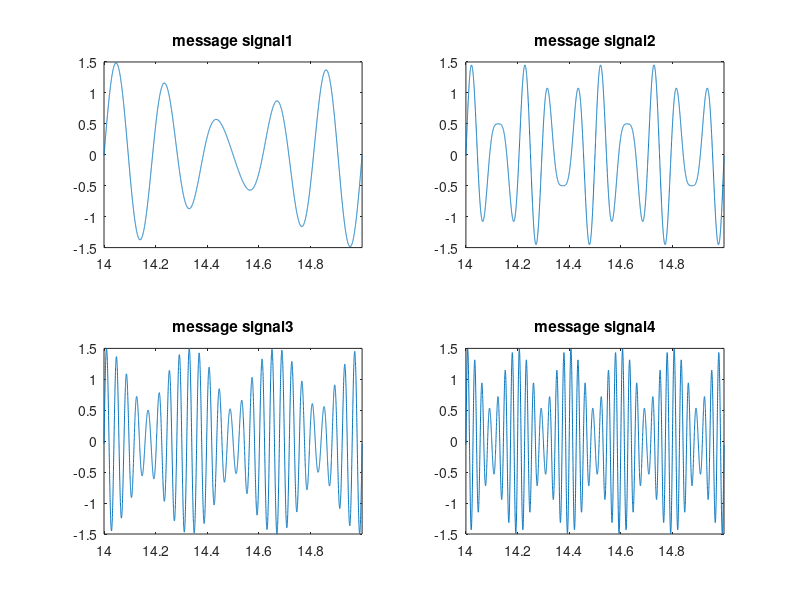
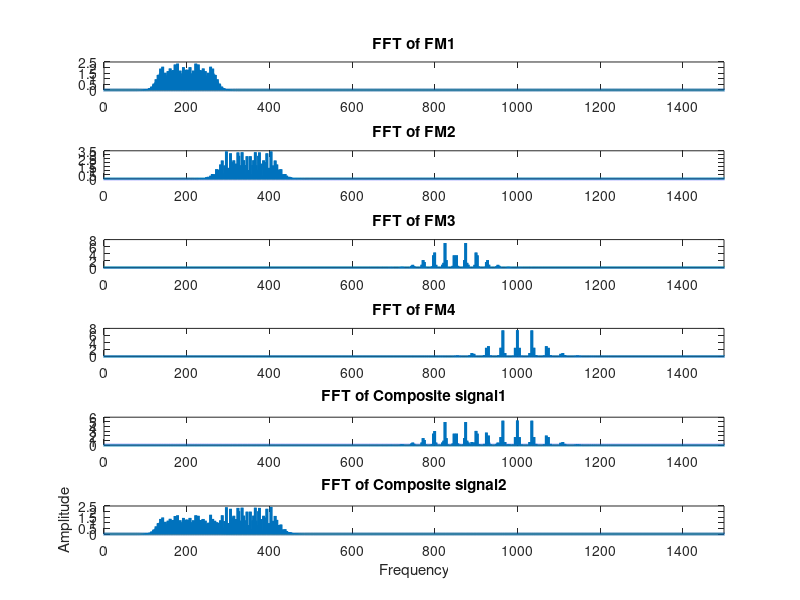
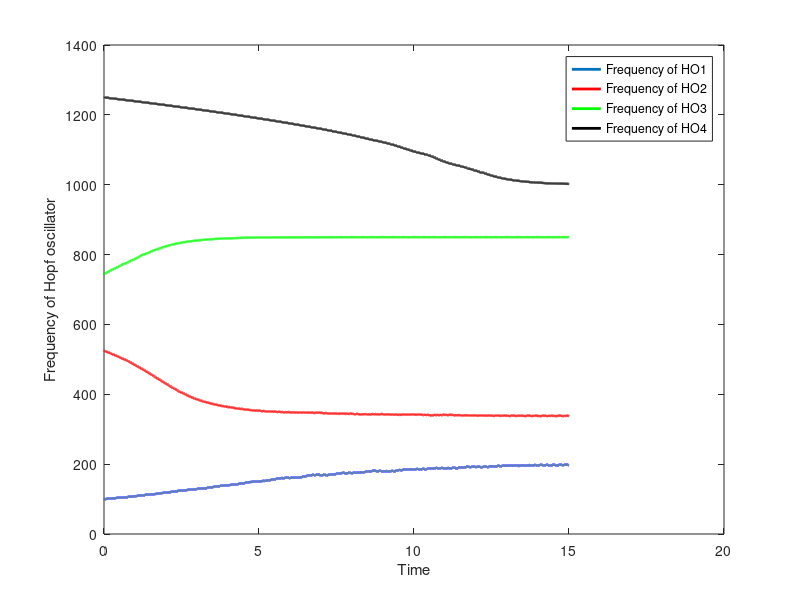
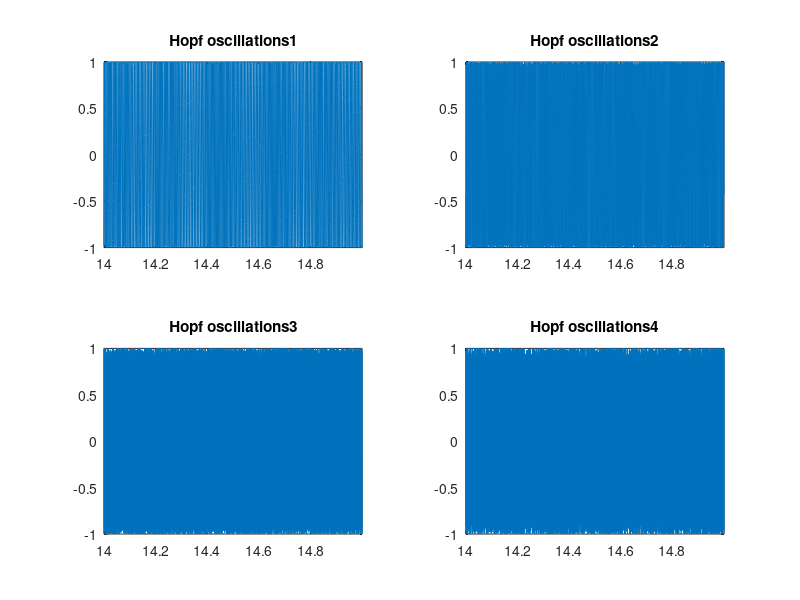

MATLAB code to generate these figures, in order:
% This code implements an oscillatory autoencoder model that accepts a 4
% dimensional simulated input and compressess to 2 dimensional signal and
% tries to reconstrcut back the original signal.
clc
clear all
close all
%% Signal generation
Fs=6000; Ts=1/Fs; 
t0 = 15;                           % signal duration
ts = Ts;                            % sampling interval
fc1 = 200;                        	% carrier frequency
fc2 = 350;
fc3 = 850;
fc4 = 1000;
clc

kf = 50;                         	% modulation index
fs = 1/ts;                       	% sampling frequency
t = [0:ts:t0-ts];                   	% time vector
df = 0.25;                          % required frequency resolution
carrier_sig1 = sin(2*pi*fc1*t);       % carrier signal
carrier_sig2 = sin(2*pi*fc2*t);
carrier_sig3 = sin(2*pi*fc3*t);
carrier_sig4 = sin(2*pi*fc4*t);
% msg = [1*ones(1,t0/(3*ts)),-2*ones(1,t0/(3*ts)),zeros(1,t0/(3*ts)+1)];
msg1=sin(2*pi*5*t)+0.5*sin(2*pi*6*t);
msg2=sin(2*pi*10*t)+0.5*sin(2*pi*14*t);
msg3=sin(2*pi*25*t)+0.5*sin(2*pi*28*t);
msg4=sin(2*pi*35*t)+0.5*sin(2*pi*40*t);
% figure;subplot(2,1,1); plot(msg1); title('Message signal1')
% subplot(2,1,2); plot(msg2); title('Message signal2')
%% FM Modulation
int_msg(1) = 0;
fm_phase_dot1=0; fm_phase_dot2=0; fm_phase_dot3=0; fm_phase_dot4=0;
fm_phase1 = fm_phase_dot1*Ts; fm_phase2 = fm_phase_dot2*Ts; fm_phase3 = fm_phase_dot3*Ts; fm_phase4 = fm_phase_dot4*Ts;
for ii = 2 : length(t)-1                  	
    fm_phase_dot1(ii) = 2*pi*fc1 + 2*pi*kf*msg1(ii); 
    fm_phase_dot2(ii) = 2*pi*fc2 + 2*pi*kf*msg2(ii);
    fm_phase_dot3(ii) = 2*pi*fc3 + 2*pi*kf*msg3(ii);
    fm_phase_dot4(ii) = 2*pi*fc4 + 2*pi*kf*msg4(ii);
    fm_phase1(ii)=fm_phase1(ii-1) + fm_phase_dot1(ii)*Ts;
    fm_phase2(ii)=fm_phase2(ii-1) + fm_phase_dot2(ii)*Ts;
    fm_phase3(ii)=fm_phase3(ii-1) + fm_phase_dot3(ii)*Ts;
    fm_phase4(ii)=fm_phase4(ii-1) + fm_phase_dot4(ii)*Ts;
end
fm_sig1=sin(fm_phase1);   % modulated signal
fm_sig2=sin(fm_phase2);   % modulated signal
fm_sig3=sin(fm_phase3);   % modulated signal
fm_sig4=sin(fm_phase4);   % modulated signal
fm_sig1(end+1)=fm_sig1(end); fm_sig2(end+1)=fm_sig2(end); fm_sig3(end+1)=fm_sig3(end); fm_sig4(end+1)=fm_sig4(end);

tstart=6000;
figure; subplot(2,2,1);plot(t(end-tstart:end),msg1(end-tstart:end));xlim([t(end-tstart) t(end)]); title('message signal1')
subplot(2,2,2);plot(t(end-tstart:end),msg2(end-tstart:end));xlim([t(end-tstart) t(end)]); title('message signal2')
subplot(2,2,3);plot(t(end-tstart:end),msg3(end-tstart:end));xlim([t(end-tstart) t(end)]); title('message signal3')
subplot(2,2,4);plot(t(end-tstart:end),msg4(end-tstart:end));xlim([t(end-tstart) t(end)]); title('message signal4')
%% MUX usking k nodes
X=[fm_sig1' fm_sig2' fm_sig3' fm_sig4'];
PI1d = X';
[N K] = size(PI1d); %N --> Dimension    K---> # of samples

%MUX using PCA
[v,lamda]=pca(X);
wt = v(:,1:2); %extract first two pcs

%MUX using network of PCA subspace learning (if using this comment above analytical PCA)
%load saved wts (comment the below line if lahn is getting trained using the foldiak_linear_fn)
% load('lahn_wts_saved_2')
% wt = T';

%train lahn (uncomment the below lines to train lahn)
% PI1d=removemean(PI1d);
% alphaa = 0.000001/K;
% betaa = 0.000001/K; 
% output_neuron_nmbr = 2;
% maxiter = 2000000;
% [T,InfoTransferRatio] = foldiak_linear_fn(PI1d, alphaa, betaa, output_neuron_nmbr, maxiter);

%wt(:,1)=wt(:,1)/norm(wt(:,1));wt(:,2)=wt(:,2)/norm(wt(:,2));
MUX(:,1) = wt(:,1)'*X'; MUX(:,2) = wt(:,2)'*X';  MUX1=MUX(:,1);MUX2=MUX(:,2);

%% FFT of the signal
L = length(MUX)*Ts;     % signal duration
t = 0:1/Fs:L-1/Fs; % Time vector
f = -(Fs-1/L)/2:1/L:(Fs-1/L)/2;  % Frequency vector

fft1 = abs((2/Fs)*fft(fm_sig1));
fft2 = abs((2/Fs)*fft(fm_sig2));
fft3 = abs((2/Fs)*fft(fm_sig3));
fft4 = abs((2/Fs)*fft(fm_sig4));
fftMUX1 = abs((2/Fs)*fft(MUX1));
fftMUX2 = abs((2/Fs)*fft(MUX2));

figure
subplot(6,1,1); plot(f,fftshift(fft1),'Linewidth',2);xlim([0 max(f)/2]);title('FFT of FM1')
subplot(6,1,2); plot(f,fftshift(fft2),'Linewidth',2);xlim([0 max(f)/2]);title('FFT of FM2')
subplot(6,1,3); plot(f,fftshift(fft3),'Linewidth',2);xlim([0 max(f)/2]);title('FFT of FM3')
subplot(6,1,4); plot(f,fftshift(fft4),'Linewidth',2);xlim([0 max(f)/2]);title('FFT of FM4')
subplot(6,1,5); plot(f,fftshift(fftMUX1),'Linewidth',2);xlim([0 max(f)/2]);title('FFT of Composite signal1');
subplot(6,1,6); plot(f,fftshift(fftMUX2),'Linewidth',2);xlim([0 max(f)/2]);title('FFT of Composite signal2');
xlabel('Frequency'); ylabel('Amplitude')

%% Demux using Adaptive Hopf dynamics
bf1 = 1*fc1-1*fc1/2;  bf2 = 1*fc2+1*fc2/2; bf3 = 1*fc3-1*fc3/8; bf4 = 1*fc4+1*fc4/4;
omega1 = 2*pi*bf1;  omega2 = 2*pi*bf2; omega3 = 2*pi*bf3;  omega4 = 2*pi*bf4;
r1=1;   r2=1;   r3=1;   r4=1;
phi1=rand;  phi2=rand;  phi3=rand;  phi4=rand;
epsl1 = 0.9;    epsl2 = 0.9;    epsl3 = 0.9;    epsl4 = 0.9;
dt=Ts;
A1=1000; A2=2000; A3=2000; A4=1500;    
% wt_from_MUX_to_Hopf = [1 0;0 1;0 1;1 0]';
% wt_from_MUX_to_Hopf = wt';
wt_from_MUX_to_Hopf = pinv(wt);
MUX_to_Hopf1 = wt_from_MUX_to_Hopf(:,1)'*MUX';MUX_to_Hopf1=MUX_to_Hopf1';
MUX_to_Hopf2 = wt_from_MUX_to_Hopf(:,2)'*MUX';MUX_to_Hopf2=MUX_to_Hopf2';
MUX_to_Hopf3 = wt_from_MUX_to_Hopf(:,3)'*MUX';MUX_to_Hopf3=MUX_to_Hopf3';
MUX_to_Hopf4 = wt_from_MUX_to_Hopf(:,4)'*MUX';MUX_to_Hopf4=MUX_to_Hopf4';
for ii=2:length(MUX)
    rdot1 = r1(ii-1)*(1-r1(ii-1)^2);
    phidot1 = omega1(ii-1) - A1*(epsl1/r1(ii-1))*MUX_to_Hopf1(ii-1)*sin(phi1(ii-1));
    omegadot1 = -A1*epsl1*MUX_to_Hopf1(ii-1)*sin(phi1(ii-1));
    r1(ii) = r1(ii-1)+rdot1*dt;
    phi1(ii) = phi1(ii-1) + phidot1*dt;
    omega1(ii) = omega1(ii-1)+omegadot1*dt;
    
    rdot2 = r2(ii-1)*(1-r2(ii-1)^2);     
    phidot2 = omega2(ii-1) - A2*(epsl2/r2(ii-1))*MUX_to_Hopf2(ii-1)*sin(phi2(ii-1));
    omegadot2 = -A2*epsl2*MUX_to_Hopf2(ii-1)*sin(phi2(ii-1));
    r2(ii) = r2(ii-1)+rdot2*dt;
    phi2(ii) = phi2(ii-1) + phidot2*dt;
    omega2(ii) = omega2(ii-1)+omegadot2*dt;
    
    rdot3 = r3(ii-1)*(1-r3(ii-1)^2);     
    phidot3 = omega3(ii-1) - A3*(epsl3/r3(ii-1))*MUX_to_Hopf3(ii-1)*sin(phi3(ii-1));
    omegadot3 = -A3*epsl3*MUX_to_Hopf3(ii-1)*sin(phi3(ii-1));
    r3(ii) = r3(ii-1)+rdot3*dt;
    phi3(ii) = phi3(ii-1) + phidot3*dt;
    omega3(ii) = omega3(ii-1)+omegadot3*dt;
    
    rdot4 = r4(ii-1)*(1-r4(ii-1)^2);     
    phidot4 = omega4(ii-1) - A4*(epsl4/r4(ii-1))*MUX_to_Hopf4(ii-1)*sin(phi4(ii-1));
    omegadot4 = -A4*epsl4*MUX_to_Hopf4(ii-1)*sin(phi4(ii-1));
    r4(ii) = r4(ii-1)+rdot4*dt;
    phi4(ii) = phi4(ii-1) + phidot4*dt;
    omega4(ii) = omega4(ii-1)+omegadot4*dt;
end
x1=r1.*cos(phi1);   x2=r2.*cos(phi2);   x3=r3.*cos(phi3);   x4=r4.*cos(phi4);
y1=r1.*sin(phi1);   y2=r2.*sin(phi2);   y3=r3.*sin(phi3);   y4=r4.*sin(phi4);
figure; plot(t,omega1/(2*pi),'Linewidth',2);  hold on; xlabel('Time'); ylabel('Frequency of Hopf oscillator')
plot(t,omega2/(2*pi),'r','Linewidth',2);  
plot(t,omega3/(2*pi),'g','Linewidth',2);  
plot(t,omega4/(2*pi),'k','Linewidth',2);  
legend('Frequency of HO1','Frequency of HO2','Frequency of HO3','Frequency of HO4')
%%
figure; subplot(2,2,1);plot(t(end-tstart:end),y1(end-tstart:end));xlim([t(end-tstart) t(end)]); title('Hopf oscillations1')
subplot(2,2,2); plot(t(end-tstart:end),y2(end-tstart:end));xlim([t(end-tstart) t(end)]); title('Hopf oscillations2')
subplot(2,2,3); plot(t(end-tstart:end),y3(end-tstart:end));xlim([t(end-tstart) t(end)]); title('Hopf oscillations3')
subplot(2,2,4); plot(t(end-tstart:end),y4(end-tstart:end));xlim([t(end-tstart) t(end)]); title('Hopf oscillations4')

fft_y1 = abs((2/Fs)*fft(y1));
fft_y2 = abs((2/Fs)*fft(y2));
fft_y3 = abs((2/Fs)*fft(y3));
fft_y4 = abs((2/Fs)*fft(y4));

figure; subplot(6,1,1);plot(f,fftshift(fftMUX1),'Linewidth',2);xlim([0 max(f)/2]);title('FFT of Composite signal1'); 
subplot(6,1,2);plot(f,fftshift(fftMUX2),'Linewidth',2);xlim([0 max(f)/2]);title('FFT of Composite signal2'); 
subplot(6,1,3); plot(f,fftshift(fft_y1));xlim([0 max(f)/2]); title('FFT of HO1') 
subplot(6,1,4);  plot(f,fftshift(fft_y2),'Linewidth',2);xlim([0 max(f)/2]); title('FFT of HO2') 
subplot(6,1,5);  plot(f,fftshift(fft_y3),'Linewidth',2);xlim([0 max(f)/2]); title('FFT of HO3') 
subplot(6,1,6);  plot(f,fftshift(fft_y4),'Linewidth',2);xlim([0 max(f)/2]); title('FFT of HO4') 
xlabel('Frequency'); ylabel('Amplitude')
%% Demodulation using PLL
VCO_out_gain = 1;
VCO_inp_gain = Fs;
LPF_Gain = 1;

LPF_out1 = 0.0*rand;    LPF_out2 = 0.0*rand;    LPF_out3 = 0.0*rand;    LPF_out4 = 0.0*rand;     
VCO_phase_dot1 = 0;     VCO_phase_dot2 = 0; VCO_phase_dot3 = 0;     VCO_phase_dot4 = 0; 
VCO_phase1 = VCO_phase_dot1*Ts; VCO_phase2 = VCO_phase_dot2*Ts; VCO_phase3 = VCO_phase_dot3*Ts; VCO_phase4 = VCO_phase_dot4*Ts;
VCO_out1 = VCO_out_gain*cos(VCO_phase1);    VCO_out2 = VCO_out_gain*cos(VCO_phase2);    VCO_out3 = VCO_out_gain*cos(VCO_phase3);    VCO_out4 = VCO_out_gain*cos(VCO_phase4);

for ii=2:length(t)-1
    VCO_phase_dot1(ii) = 2*pi*fc1 + VCO_inp_gain*LPF_out1(ii-1);
    VCO_phase1(ii) = VCO_phase1(ii-1) + VCO_phase_dot1(ii)*Ts;
    VCO_out1(ii) = VCO_out_gain*cos(VCO_phase1(ii));
    LPF_out1(ii) = LPF_Gain*sin(phi1(ii)-VCO_phase1(ii));
    
    VCO_phase_dot2(ii) = 2*pi*fc2 + VCO_inp_gain*LPF_out2(ii-1);
    VCO_phase2(ii) = VCO_phase2(ii-1) + VCO_phase_dot2(ii)*Ts;
    VCO_out2(ii) = VCO_out_gain*cos(VCO_phase2(ii));
    LPF_out2(ii) = LPF_Gain*sin(phi2(ii)-VCO_phase2(ii));
    
    VCO_phase_dot3(ii) = 2*pi*fc3 + VCO_inp_gain*LPF_out3(ii-1);
    VCO_phase3(ii) = VCO_phase3(ii-1) + VCO_phase_dot3(ii)*Ts;
    VCO_out3(ii) = VCO_out_gain*cos(VCO_phase3(ii));
    LPF_out3(ii) = LPF_Gain*sin(phi3(ii)-VCO_phase3(ii));
    
    VCO_phase_dot4(ii) = 2*pi*fc4 + VCO_inp_gain*LPF_out4(ii-1);
    VCO_phase4(ii) = VCO_phase4(ii-1) + VCO_phase_dot4(ii)*Ts;
    VCO_out4(ii) = VCO_out_gain*cos(VCO_phase4(ii));
    LPF_out4(ii) = LPF_Gain*sin(phi4(ii)-VCO_phase4(ii));
end
LPF_out1(end+1)=LPF_out1(end); LPF_out2(end+1)=LPF_out2(end);   LPF_out3(end+1)=LPF_out3(end); LPF_out4(end+1)=LPF_out4(end);
LPF_out1 = LPF_out1/max(LPF_out1);  LPF_out2 = LPF_out2/max(LPF_out2);  LPF_out3 = LPF_out3/max(LPF_out3);  LPF_out4 = LPF_out4/max(LPF_out4);

%% LPF (low pass filter) out to Leaky Integrator
niter=length(LPF_out1);
wc1=2*pi*6; wc2=2*pi*10;    wc3=2*pi*30; wc4=2*pi*40;
LIF1_HO1(1)=0; LIF2_HO1(1)=0;   
LIF1_HO2(1)=0; LIF2_HO2(1)=0;
LIF1_HO3(1)=0; LIF2_HO3(1)=0;
LIF1_HO4(1)=0; LIF2_HO4(1)=0;
dt=Ts;
for ii=2:niter
    dLIF1_HO1=wc1*(-LIF1_HO1(ii-1)+LPF_out1(ii));
    LIF1_HO1(ii)=LIF1_HO1(ii-1)+dLIF1_HO1*dt;
    dLIF1_HO2=wc2*(-LIF1_HO2(ii-1)+LPF_out2(ii));
    LIF1_HO2(ii)=LIF1_HO2(ii-1)+dLIF1_HO2*dt;
    dLIF1_HO3=wc3*(-LIF1_HO3(ii-1)+LPF_out3(ii));
    LIF1_HO3(ii)=LIF1_HO3(ii-1)+dLIF1_HO3*dt;
    dLIF1_HO4=wc4*(-LIF1_HO4(ii-1)+LPF_out4(ii));
    LIF1_HO4(ii)=LIF1_HO4(ii-1)+dLIF1_HO4*dt;
        
    dLIF2_HO1=wc1*(-LIF2_HO1(ii-1)+LIF1_HO1(ii));
    LIF2_HO1(ii)=LIF2_HO1(ii-1)+dLIF2_HO1*dt;    
    dLIF2_HO2=wc2*(-LIF2_HO2(ii-1)+LIF1_HO2(ii));
    LIF2_HO2(ii)=LIF2_HO2(ii-1)+dLIF2_HO2*dt;    
    dLIF2_HO3=wc3*(-LIF2_HO3(ii-1)+LIF1_HO3(ii));
    LIF2_HO3(ii)=LIF2_HO3(ii-1)+dLIF2_HO3*dt;    
    dLIF2_HO4=wc4*(-LIF2_HO4(ii-1)+LIF1_HO4(ii));
    LIF2_HO4(ii)=LIF2_HO4(ii-1)+dLIF2_HO4*dt;    
end

figure;subplot(2,1,1); plot(t(end-tstart:end),msg1(end-tstart:end),'Linewidth',2);xlim([t(end-tstart) t(end)]);title('Message signal1');
subplot(2,1,2); plot(t(end-tstart:end),LIF2_HO1(end-tstart:end),'Linewidth',2);xlim([t(end-tstart) t(end)]);ylim([min(LIF2_HO1(end-tstart:end))-0.03 max(LIF2_HO1(end-tstart:end))+0.03]);title('Demodulated signal1') 
figure;subplot(2,1,1); plot(t(end-tstart:end),msg2(end-tstart:end),'Linewidth',2);xlim([t(end-tstart) t(end)]);title('Message signal2');
subplot(2,1,2); plot(t(end-tstart:end),LIF2_HO2(end-tstart:end),'Linewidth',2);xlim([t(end-tstart) t(end)]);ylim([min(LIF2_HO2(end-tstart:end))-0.02 max(LIF2_HO2(end-tstart:end))+0.02]);title('Demodulated signal2') 
figure;subplot(2,1,1); plot(t(end-tstart:end),msg3(end-tstart:end),'Linewidth',2);xlim([t(end-tstart) t(end)]);title('Message signal3');
subplot(2,1,2); plot(t(end-tstart:end),LIF2_HO3(end-tstart:end),'Linewidth',2);xlim([t(end-tstart) t(end)]);ylim([min(LIF2_HO3(end-tstart:end))-0.02 max(LIF2_HO3(end-tstart:end))+0.02]);title('Demodulated signal3')
figure;subplot(2,1,1); plot(t(end-tstart:end),msg4(end-tstart:end),'Linewidth',2);xlim([t(end-tstart) t(end)]);title('Message signal4');
subplot(2,1,2); plot(t(end-tstart:end),LIF2_HO4(end-tstart:end),'Linewidth',2);xlim([t(end-tstart) t(end)]);ylim([min(LIF2_HO4(end-tstart:end))-0.02 max(LIF2_HO4(end-tstart:end))+0.02]);title('Demodulated signal4') 